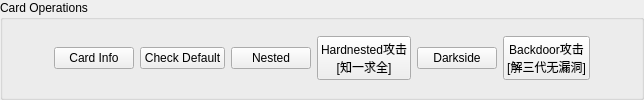
                            <widget class="QGroupBox" name="MF_attackGroupBox">
                              <property name="title">
                                <string>Card Operations</string>
                              </property>
                              <layout class="QHBoxLayout" name="horizontalLayout_5">
                                <property name="topMargin">
                                  <number>5</number>
                                </property>
                                <property name="bottomMargin">
                                  <number>5</number>
                                </property>
                                <item>
                                  <spacer name="horizontalSpacer">
                                    <property name="orientation">
                                      <enum>Qt::Horizontal</enum>
                                    </property>
                                    <property name="sizeHint" stdset="0">
                                      <size>
                                        <width>40</width>
                                        <height>20</height>
                                      </size>
                                    </property>
                                  </spacer>
                                </item>
                                <item>
                                  <widget class="QPushButton" name="MF_Attack_infoButton">
                                    <property name="minimumSize">
                                      <size>
                                        <width>0</width>
                                        <height>0</height>
                                      </size>
                                    </property>
                                    <property name="text">
                                      <string>Card Info</string>
                                    </property>
                                  </widget>
                                </item>
                                <item>
                                  <widget class="QPushButton" name="MF_Attack_chkButton">
                                    <property name="sizePolicy">
                                      <sizepolicy hsizetype="Minimum" vsizetype="Fixed">
                                        <horstretch>0</horstretch>
                                        <verstretch>0</verstretch>
                                      </sizepolicy>
                                    </property>
                                    <property name="text">
                                      <string>Check Default</string>
                                    </property>
                                  </widget>
                                </item>
                                <item>
                                  <widget class="QPushButton" name="MF_Attack_nestedButton">
                                    <property name="minimumSize">
                                      <size>
                                        <width>0</width>
                                        <height>0</height>
                                      </size>
                                    </property>
                                    <property name="text">
                                      <string>Nested</string>
                                    </property>
                                  </widget>
                                </item>
                                <item>
                                  <widget class="QPushButton" name="MF_Attack_hardnestedButton">
                                    <property name="minimumSize">
                                      <size>
                                        <width>0</width>
                                        <height>0</height>
                                      </size>
                                    </property>
                                    <property name="text">
                                      <string>Hardnested攻击&#10;[知一求全]</string>
                                    </property>
                                  </widget>
                                </item>
                                <item>
                                  <widget class="QPushButton" name="MF_Attack_darksideButton">
                                    <property name="minimumSize">
                                      <size>
                                        <width>0</width>
                                        <height>0</height>
                                      </size>
                                    </property>
                                    <property name="text">
                                      <string>Darkside</string>
                                    </property>
                                  </widget>
                                </item>
                                <item>
                                  <widget class="QPushButton" name="MF_Quick_crackButton">
                                    <property name="minimumSize">
                                      <size>
                                        <width>0</width>
                                        <height>0</height>
                                      </size>
                                    </property>
                                    <property name="text">
                                      <string>Backdoor攻击&#10;[解三代无漏洞]</string>
                                    </property>
                                  </widget>
                                </item>
                                <item>
                                  <spacer name="horizontalSpacer_2">
                                    <property name="orientation">
                                      <enum>Qt::Horizontal</enum>
                                    </property>
                                    <property name="sizeHint" stdset="0">
                                      <size>
                                        <width>40</width>
                                        <height>20</height>
                                      </size>
                                    </property>
                                  </spacer>
                                </item>
                              </layout>
                            </widget>
